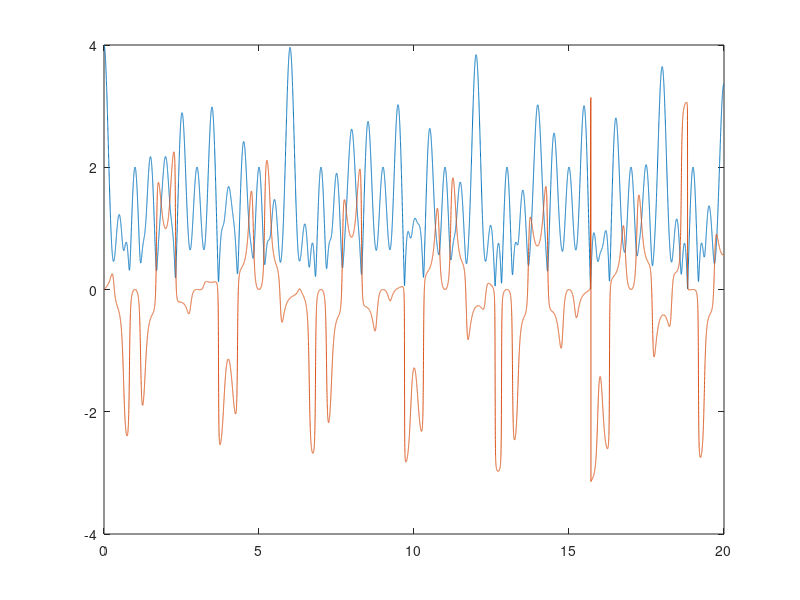

Source code (MATLAB):
t = 0:0.001:20;
y1 = cos(4.*pi.*t);
y2 = exp(j.*t);
y3= cos(2.*pi.*t)+cos(pi.*t);
y = 1 + y1 + (y2 .* y3);
plot(t,abs(y));
hold on;
plot(t,angle(y));
